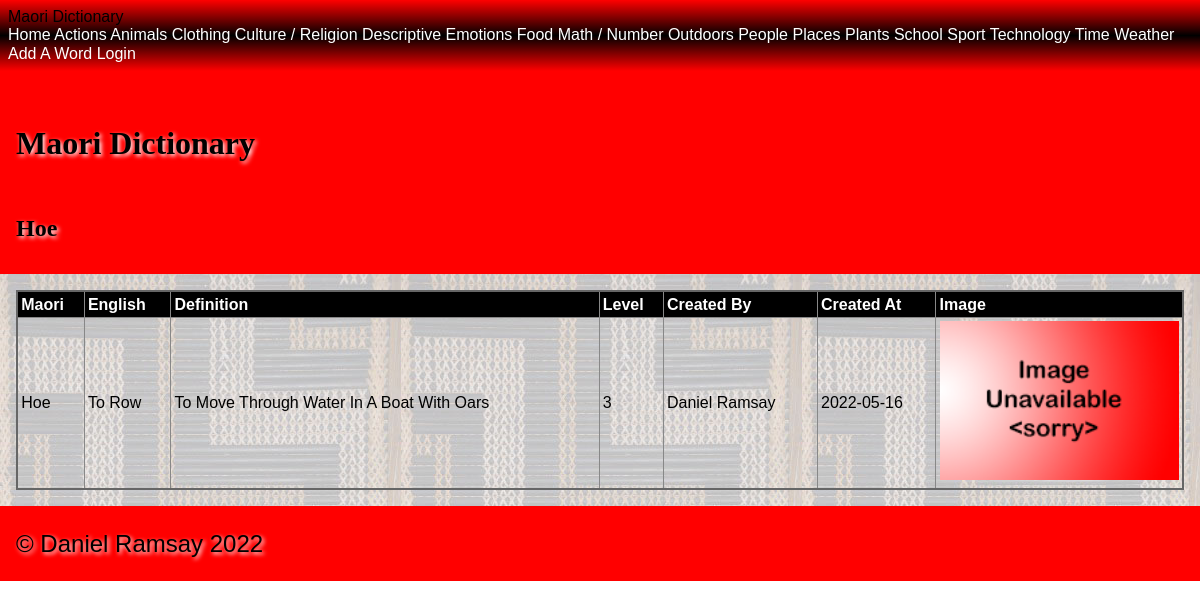
Page /category/actions/hoe on the committed database.
### tables this page shows
CREATE TABLE "maori_words"
(
    id             integer      not null
        primary key autoincrement,
    english_name   varchar(60)  not null,
    created_by     integer      not null
        references people
            on update restrict on delete restrict,
    created_at     datetime     not null,
    maori_name     varchar(60)  not null,
    category       varchar(60)  not null,
    level          integer      not null,
    definition     varchar(200) not null,
    image_filename varchar(60)
);

CREATE TABLE "people"
(
    id         integer      not null
        primary key autoincrement,
    first_name varchar(60)  not null,
    last_name  varchar(60)  not null,
    type       varchar(30)  not null,
    email      varchar(120) not null,
    password   varchar(120) not null
);

### app.py (the view, shortened to what this page needs)
@app.route('/category/<category_name>/<maori_word>', methods=['GET', 'POST'])
def site_word(category_name, maori_word):
    category_name = category_name.replace("|", "/")
    query = "SELECT maori_name, english_name, definition, level, created_at, image_filename, maori_words.id, \
            people.first_name, people.last_name \
            FROM maori_words JOIN people ON maori_words.created_by = people.id \
            WHERE lower(maori_name) = ? and lower(category) = ?"
    con = create_connection(DATABASE)
    cur = con.cursor()
    cur.execute(query, (maori_word.lower(), category_name.lower()))
    maori_names = cur.fetchall()
    con.close()
    if request.method == 'POST' and request.form.get('submit') == "Delete Word":
        return redirect(f"/confirm_delete_word/{category_name.replace('/', '|')}/{maori_names[0][6]}")
    return render_template("word.html", logged_in=is_logged_in(), categories=get_categories(),
                           category_name=category_name, maori_names=maori_names, is_a_teacher=is_a_teacher(),
                           maori_word=maori_word)

### app.py (called while the page is built)
def create_connection(db_file):
    try:
        connection = sqlite3.connect(db_file)
        return connection
    except Error as e:
        print(e)
    return None

def is_logged_in():
    if session.get("email") is None:
        print("not logged in")
        return False
    else:
        print("logged in")
        return True

def is_a_teacher():
    if session.get("type") == 'teacher':
        print("is teacher")
        return True
    else:
        print("is not teacher")
        return False

def get_categories():
    query = 'SELECT distinct lower(category) FROM maori_words'
    con = create_connection(DATABASE)
    cur = con.cursor()
    cur.execute(query)
    category_list = cur.fetchall()
    con.close()
    return category_list

### templates/word.html (shortened to what this page needs)
{% extends 'base.html' %}
{% block pageheading %}
{{ maori_word.title() }}
{% endblock %}
{% block main %}
<table>
    <tr>
        <th>Maori</th>
        <th>English</th>
        <th>Definition</th>
        <th>Level</th>
        <th>Created By</th>
        <th>Created At</th>
        <th>Image</th>
    </tr>
    <tr>
        <td>{{ maori_names[0][0].title() }}</td>
        <td>{{ maori_names[0][1].title() }}</td>
        <td>{{ maori_names[0][2].title() }}</td>
        <td>{{ maori_names[0][3] }}</td>
        <td>{{ maori_names[0][7].title() }} {{ maori_names[0][8].title() }} </td>
        <td>{{ maori_names[0][4] }}</td>
        {% if maori_names[0][5] %}
            <td><img src='/static/images/{{ maori_names[0][5] }}'></td>
        {% else %}
            <td><img src='/static/images/noimage.png'></td>
        {% endif %}
    </tr>
</table>
{% endblock %}

### static/style.css (style rules this page uses)
* { font-family: Comfortaa, sans-serif; margin: 0; padding: 0; box-sizing: border-box; }
img { width: 100%; }
table { width: 100%; border: 2px solid #666; border-collapse: collapse; }
th, td { border: 1px solid #888; padding: 0.2rem; text-align: left; }
th { background-color: #000; color: #fff; }

### rows in the picture
maori_words: title "Hoe", maori_name "Hoe", english_name "To Row", definition "To Move Through Water In A Boat With Oars", level "3", created_at "2022-05-16"
people: first_name "Daniel", last_name "Ramsay"

### other values in the picture
{{ category[0].title() }} "Actions" "Animals" "Clothing" "Culture / Religion" "Descriptive" "Emotions" "Food" "Math / Number" "Outdoors" "People" "Places" "Plants" "School" "Sport" "Technology" "Time" "Weather"
